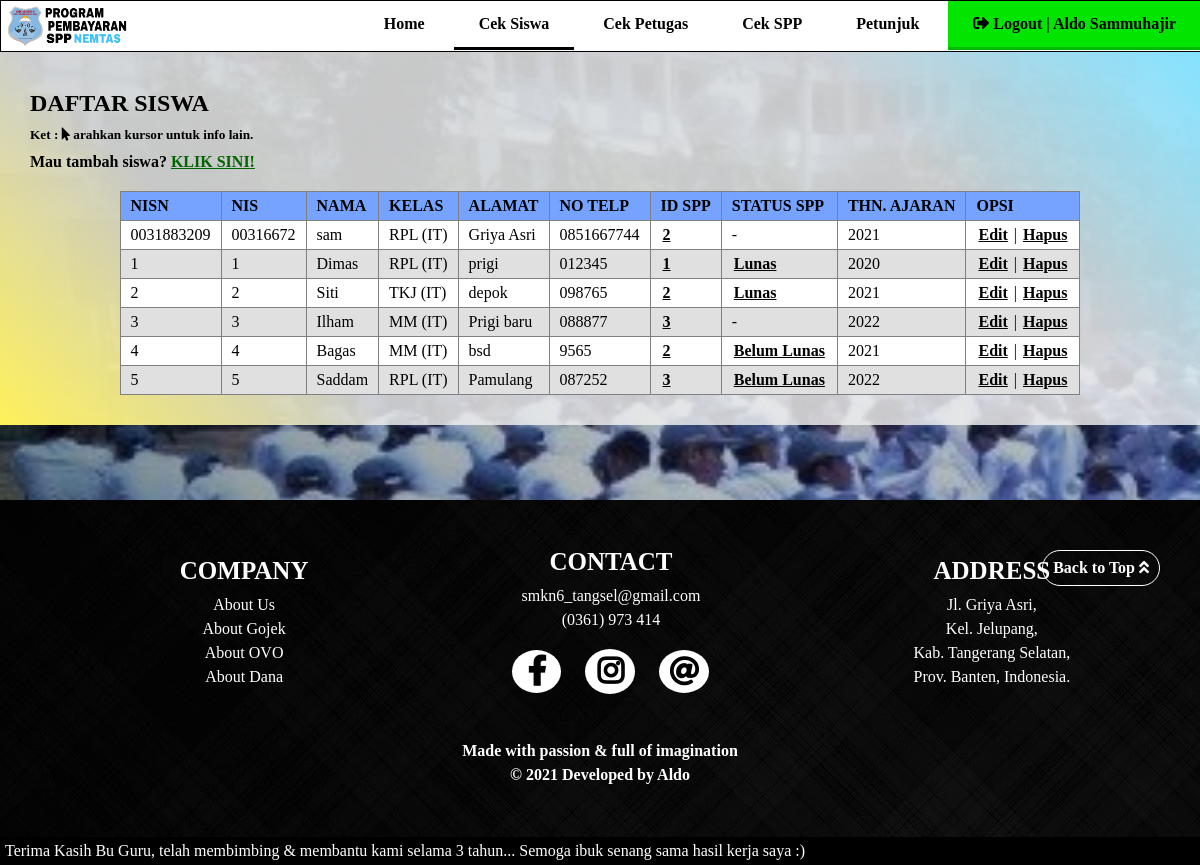
The page /petugas/info_siswa.php (signed in) on the database its author committed.
### tables this page shows
CREATE TABLE `siswa` (
  `nisn` varchar(10) NOT NULL,
  `nis` char(8) NOT NULL,
  `nama` varchar(35) NOT NULL,
  `id_kelas` int(11) NOT NULL,
  `alamat` text NOT NULL,
  `no_telp` varchar(13) NOT NULL,
  `id_spp` int(11) NOT NULL
);

CREATE TABLE `kelas` (
  `id_kelas` int(11) NOT NULL,
  `nama_kelas` varchar(10) NOT NULL,
  `kompetensi_keahlian` varchar(50) NOT NULL
);

CREATE TABLE `spp` (
  `id_spp` int(11) NOT NULL,
  `tahun` int(11) NOT NULL,
  `nominal` int(11) NOT NULL
);

CREATE TABLE `pembayaran` (
  `id_pembayaran` int(11) NOT NULL,
  `id_petugas` int(11) DEFAULT NULL,
  `nisn` varchar(10) NOT NULL,
  `tgl_bayar` date NOT NULL,
  `bulan_bayar` varchar(8) NOT NULL,
  `tahun_bayar` varchar(4) NOT NULL,
  `id_spp` int(11) NOT NULL,
  `jumlah_bayar` int(11) NOT NULL,
  `status_bayar` enum('Lunas','Belum Lunas') NOT NULL,
  `email_pembayar` varchar(50) NOT NULL,
  `telp_pembayar` varchar(13) NOT NULL,
  `metode_pembayaran` enum('Gopay','OVO','Dana') NOT NULL,
  `no_transaksi` varchar(50) NOT NULL
);

### petugas/info_siswa.php (the view, shortened to what this page needs)
<?php
include '../action/koneksi.php';
?>
<!DOCTYPE html>
<html>
<head>
	<link rel="stylesheet" type="text/css" href="../this.css">
	<link rel="stylesheet" type="text/css" href="this_petugas.css">
	<link rel="stylesheet" type="text/css" href="../font-awesome/css/fontawesome.css">
	<link rel="stylesheet" type="text/css" href="../font-awesome/css/brands.css">
	<link rel="stylesheet" type="text/css" href="../font-awesome/css/solid.css">
</head>
<body>
	<nav>
		<a href="index.php" title="Program Pembayaran SPP Nemtas"><img src="../img/logo_program.png"></a>
		<ul>
			<li><a href="petugas.php?kategori=bayarspp">Home</a></li>
			<li style="border-bottom: solid;"><a href="info_siswa.php">Cek Siswa</a></li>
			<?php
			if ($_SESSION['level'] == 'admin') {
			?>
				<li><a href="info_petugas.php">Cek Petugas</a></li>
			<?php
			}
			?>
			<li><a href="info_spp.php">Cek SPP</a></li>
			<li><a href="petunjuk_petugas.php">Petunjuk</a></li>
			<li style="background-color: #01E500FF; border-bottom: solid; border-color: #00BB04FF;"><a href="../action/logout_proses.php"><i class="fas fa-sign-out-alt"></i> Logout | <?php echo $_SESSION['nama_petugas']; ?></a></li>
		</ul>
	</nav>
	<div class="container5">
		<h2>DAFTAR SISWA</h2>
		<h5>Ket : <i class="fas fa-mouse-pointer"></i> arahkan kursor untuk info lain. </h5>
		<h4>Mau tambah siswa? <a href="tambah_siswa.php">KLIK SINI!</a></h4>
		<table border="1">
			<tr style="background-color: #75A3FFFF; font-weight: bold;">
				<td>NISN</td>
				<td>NIS</td>
				<td>NAMA</td>
				<td>KELAS</td>
				<td>ALAMAT</td>
				<td>NO TELP</td>
				<td>ID SPP</td>
				<td>STATUS SPP</td>
				<td>THN. AJARAN</td>
				<td>OPSI</td>
			</tr>
			<?php
			if (isset($_GET['info'])) {
				$nisn = $_GET['info'];
				$select1 = mysqli_query($connect, "SELECT * FROM siswa WHERE nisn='$nisn'");
			} else {
				$select1 = mysqli_query($connect, "SELECT * FROM siswa");
			}
			while ($data1 = mysqli_fetch_array($select1)) {
				$select2 = mysqli_query($connect, "SELECT * FROM kelas WHERE id_kelas='$data1[id_kelas]'");
				$data2 = mysqli_fetch_array($select2);
				$select3 = mysqli_query($connect, "SELECT * FROM spp WHERE id_spp='$data1[id_spp]'");
				$data3 = mysqli_fetch_array($select3);
				$nominal1 = $data3['nominal'];
				$spp = number_format($nominal1, 2, ',', '.');
				$select4 = mysqli_query($connect, "SELECT * FROM pembayaran WHERE nisn='$data1[nisn]'");
				$data4 = mysqli_fetch_array($select4);
				$hasil = mysqli_num_rows($select4);
				$status = $data4['status_bayar'];
			?>
				<tr>
					<td><?= $data1['nisn']; ?></td>
					<td><?= $data1['nis']; ?></td>
					<td><?= $data1['nama']; ?></td>
					<td title="ID KLS : <?= $data1['id_kelas']; ?>"><?= $data2['nama_kelas']; ?> (<?= $data2['kompetensi_keahlian']; ?>)</td>
					<td><?= $data1['alamat']; ?></td>
					<td><?= $data1['no_telp']; ?></td>
					<td title="Nominal : <?= $spp; ?>"><a class="cek_info" href="info_spp.php?info=<?= $data1['id_spp']; ?>"><?= $data1['id_spp']; ?></a></td>
					<td>
						<?php
						if ($hasil > 0) {
						?>
							<a class="cek_info" href="petugas.php?kategori=semua&info=<?= $data1['nisn']; ?>"><?= $status; ?></a>
						<?php
						} else {
							echo " - ";
						}
						?>
					</td>
					<td><?= $data3['tahun']; ?></td>
					<td><a class="konfirmasi" href="edit_siswa.php?info=<?= $data1['nisn']; ?>">Edit</a> | <a class="batal" href="../action/hapus_siswa_proses.php?info=<?= $data1['nisn']; ?>" onclick="return confirm('Apakah anda ingin menghapus data ini?')" ;>Hapus</a></td>
				</tr>
			<?php
			}
			?>
		</table>
	</div>
	<?php
	include '../footer.php';
	?>
</body>
</html>

### footer.php
<div class="footer" align="center">
	<a class="gototop" href="#">Back to Top <i class="fas fa-angle-double-up"></i></a>
	<div class="footer1">
		<h3>COMPANY</h3>
		<a href="about.php">About Us</a>
		<a href="www.gojek.com">About Gojek</a>
		<a href="www.ovo.id">About OVO</a>
		<a href="dana.id">About Dana</a>
	</div>
	<div class="footer2">
		<h3>CONTACT</h3>
		<span><a class="f_mail" href="https://www.smkn6tangsel.sch.id/">smkn6_tangsel@gmail.com</a></span><br>
		<label>(0361) 973 414</label><br><br>
		<a class="social1" href="facebook.com"><i class="fab fa-facebook-f"></i></i></a>
		<a class="social2" href=""><i class="fab fa-instagram"></i></a>
		<a class="social3" href=""><i class="fas fa-at"></i></a>
	</div>
	<div class="footer3">
		<h3>ADDRESS</h3>
		<label>
			Jl. Griya Asri,<br> Kel. Jelupang,<br> Kab. Tangerang Selatan,<br> Prov. Banten, Indonesia.
		</label>
	</div>
	<br>
	<h4>Made with passion & full of imagination
		<br>&copy 2021 Developed by Aldo
	</h4>
</div>
<div class="footer_bottom">
	<marquee>Terima Kasih Bu Guru, telah membimbing & membantu kami selama 3 tahun... Semoga ibuk senang sama hasil kerja saya :)</marquee>
</div>

### this.css (style rules this page uses)
* { margin: 0; padding: 0; text-decoration: none; scroll-behavior: smooth; }
body { background-image: url("img/gedung_smk_blur.jpg"); background-attachment: fixed; background-repeat: no-repeat; background-size: cover; }
nav { position: fixed; top: 0; background-color: white; width: 100%; font-family: Tahoma; border: solid 1px; height: 50px; overflow: hidden; z-index: 99; }
nav img { float: left; height: 50px; }
nav ul { float: right; }
nav ul li { position: relative; display: inline-block; }
nav ul li a { display: block; padding: 14px 25px; color: black; font-weight: bold; transition: 0.5s; }
nav ul li a i { transition: 0.5s; }
.footer { margin-top: 75px; background-image: url("img/footer.jpg"); padding: 50px; line-height: 1.5em; color: white; font-family: calibri; }
.footer div { display: inline-block; }
.footer div h3 { margin-bottom: 10px; font-size: 25px; }
.footer .gototop { position: absolute; right: 40px; border: solid 1px; padding: 5px 10px; border-radius: 30px; color: white; font-weight: bold; }
.footer .footer1 { margin-left: 50px; margin-right: 200px; }
.footer .footer1 a { display: block; color: white; }
.footer .footer2 .f_mail { color: white; }
.footer .footer2 .social1 { padding: 5px 15px; font-size: 30px; color: black; font-weight: bold; background-color: white; border-radius: 50%; margin-right: 20px; transition: 0.5s; }
.footer .footer2 .social2 { padding: 6px 12px; font-size: 30px; color: black; font-weight: bold; background-color: white; border-radius: 50%; transition: 0.5s; }
.footer .footer2 .social3 { padding: 5px 10px; font-size: 30px; color: black; font-weight: bold; background-color: white; border-radius: 50%; margin-left: 20px; transition: 0.5s; }
.footer .footer3 { margin-left: 200px; }
.footer h4 { margin-top: 50px; }
.footer_bottom { background-color: black; padding: 5px; color: white; font-family: calibri; }

### petugas/this_petugas.css (style rules this page uses)
.container5 { margin-top: 50px; background: linear-gradient(45deg, #FFF15BFF, #EFEFEFD4, #EFEFEFD4, #EFEFEFD4, #84E2FFFF); padding: 30px; }
.container5 h2 { margin-top: 10px; font-family: Tahoma; }
.container5 h5 { margin-top: 10px; }
.container5 h4 { margin-top: 10px; }
.container5 h4 a { text-decoration: underline; color: darkgreen; }
.container5 table { margin: auto; margin-top: 20px; border-collapse: collapse; }
.container5 table tr:nth-child(odd) { background-color: #E0E0E0FF; }
.container5 table tr:nth-child(even) { background-color: white; }
.container5 table tr td { padding: 5px 10px; }
.container5 table tr td a { padding: 2px; border-radius: 2px; color: black; font-weight: bold; text-decoration: underline; }

### rows shown on the page
siswa: nisn "0031883209", nis "00316672", nama "sam", id_kelas.nama_kelas "RPL", id_kelas.kompetensi_keahlian "IT", alamat "Griya Asri", no_telp "0851667744", id_spp "2", id_spp.tahun "2021"
siswa: nisn "1", nis "1", nama "Dimas", id_kelas.nama_kelas "RPL", id_kelas.kompetensi_keahlian "IT", alamat "prigi", no_telp "012345", id_spp "1", pembayaran.status_bayar "Lunas", id_spp.tahun "2020"
siswa: nisn "2", nis "2", nama "Siti", id_kelas.nama_kelas "TKJ", id_kelas.kompetensi_keahlian "IT", alamat "depok", no_telp "098765", id_spp "2", pembayaran.status_bayar "Lunas", id_spp.tahun "2021"
siswa: nisn "3", nis "3", nama "Ilham", id_kelas.nama_kelas "MM", id_kelas.kompetensi_keahlian "IT", alamat "Prigi baru", no_telp "088877", id_spp "3", id_spp.tahun "2022"
siswa: nisn "4", nis "4", nama "Bagas", id_kelas.nama_kelas "MM", id_kelas.kompetensi_keahlian "IT", alamat "bsd", no_telp "9565", id_spp "2", pembayaran.status_bayar "Belum Lunas", id_spp.tahun "2021"
siswa: nisn "5", nis "5", nama "Saddam", id_kelas.nama_kelas "RPL", id_kelas.kompetensi_keahlian "IT", alamat "Pamulang", no_telp "087252", id_spp "3", pembayaran.status_bayar "Belum Lunas", id_spp.tahun "2022"

### other values the page prints
$_SESSION['nama_petugas'] "Aldo Sammuhajir"
